Frame 1 (no input): blank canvas, image omitted
Frame 60 (no input): blank canvas, image omitted
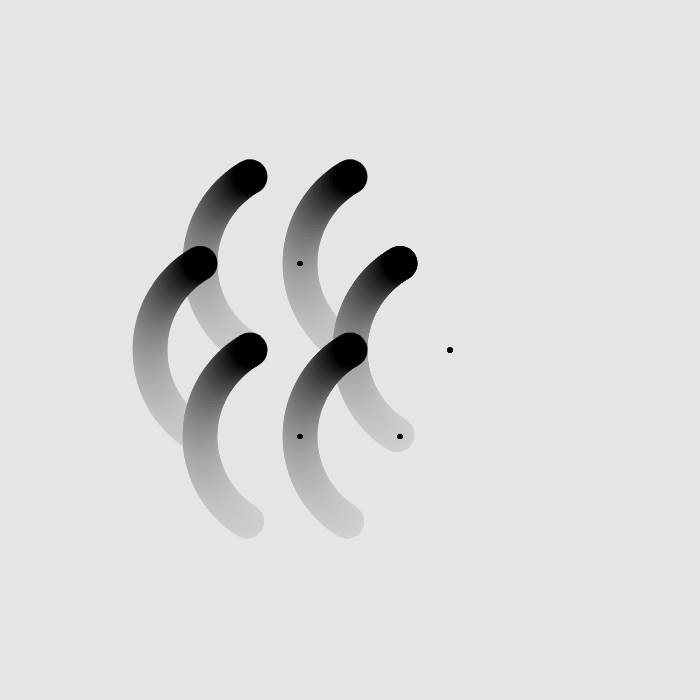
Frame 120 (the mouse pressed at the canvas centre since frame 60)

The p5.js sketch whose frames 1 and 60 were blank and that drew this single picture after the mouse press (run headless with seeded random() and noise() and a simulated clock; from frame 60 on, the mouse is pressed at the canvas centre):

// p5.js sketch
// ── sketch.js
let angle;
let radius1 = 100;
let radius2 = 100;

function setup() {
  createCanvas(700, 700);
  angleMode(DEGREES);
}

function draw() {
  background(220, 10);

  translate(width / 2, height / 2);

drawLifeFlower();


}

function drawLifeFlower() {
  let circleResolution = 6; //map(mouseX, 0, width, 3, 10);
  angle = 360 / circleResolution;

  //beginShape();
  for (let i = 0; i <= circleResolution; i++) {
    //for (var i = 0; i <= circleResolution; i++) {
    var x = cos(angle * i) * radius1;
    var y = sin(angle * i) * radius1;
    strokeWeight(5);
    point(x, y);

    //if(i==0)
    drawCircle(x, y);

    //vertex(x,y);
  }
  //endShape();
}

function drawCircle(_x, _y) {
  stroke(0);

  push();
  translate(_x, _y);
  strokeWeight(mouseY / 10);
  //for (var i = 0; i <= circleResolution; i++) {
  var x = cos(frameCount * 2) * radius2;
  var y = sin(frameCount * 2) * radius2;
  point(x, y);
  //console.log("x" + str(x) + " y = " + str(y));
  //}
  pop();
}
